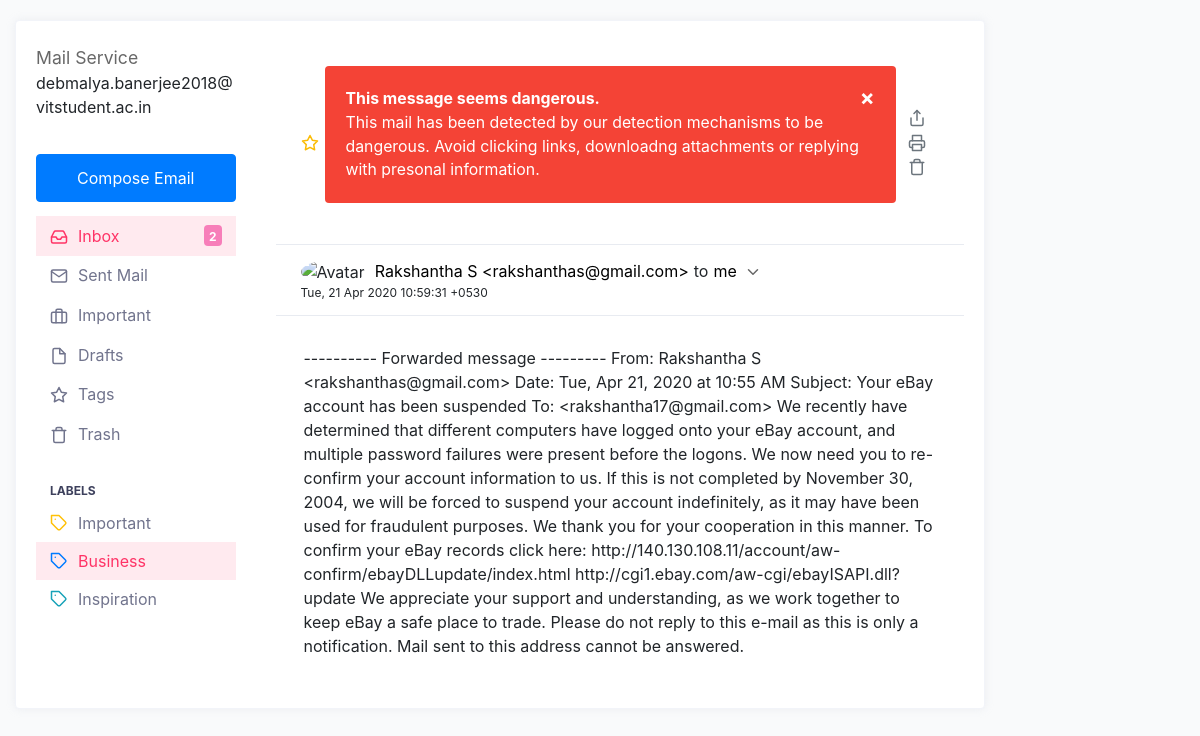
The app's page /read_email/11 with its own data.
### tables this page shows
CREATE TABLE EMAIL
         (SL_NO INTEGER PRIMARY KEY AUTOINCREMENT,SENDER CHAR(50) NOT NULL,SUBJECT TEXT NOT NULL,DATE Text NOT NULL,MESSAGE_BODY TEXT,PHISHING INT, TEXT_PHISHING INT,URL_PHISHING INT);

### front_end.py (the view)
@app.route('/read_email/<int:id>')
def read_email(id):
    con = sql.connect("D:/Projects/Phishing-email-detection/Flask_Application/email_db.db")
    con.row_factory = sql.Row
    cur = con.cursor()
    cur.execute("select * from EMAIL where SL_NO = ?",(id,))
    rows = cur.fetchone()
    return render_template("read_email.html",rows = rows)

### templates/read_email.html (shortened to what this page needs)
<!DOCTYPE html>
<html lang="en">
<head>
    <link href="http://netdna.bootstrapcdn.com/bootstrap/4.4.1/css/bootstrap.min.css" rel="stylesheet">
</head>
<body>
<div class="col-md-10">
<div class="row inbox-wrapper">
    <div class="col-lg-12">
      <div class="card">
        <div class="card-body">
          <div class="row">
            <div class="col-lg-3 email-aside border-lg-right">
              <div class="aside-content">
                <div class="aside-header">
                  <span class="title">Mail Service</span>
                  <p class="description">debmalya.banerjee2018@vitstudent.ac.in</p>
                </div>
                <div class="aside-compose"><a class="btn btn-primary btn-block" href="../../../demo_1/pages/email/compose.html">Compose Email</a></div>
                <div class="aside-nav collapse">
                  <ul class="nav">
                    <li class="active"><a href="/"><span class="icon"></span>Inbox<span class="badge badge-danger-muted text-white font-weight-bold float-right">2</span></a></li>
                    <li><a href="#"><span class="icon"></span>Sent Mail</a></li>
                    <li><a href="#"><span class="icon"></span>Important<span class="badge badge-info-muted text-white font-weight-bold float-right"></span></a></li>
                    <li><a href="#"><span class="icon"></span>Drafts</a></li>
                    <li><a href="#"><span class="icon"></span>Tags</a></li>
                    <li><a href="#"><span class="icon"></span>Trash</a></li>
                  </ul>
                  <span class="title">Labels</span>
                  <ul class="nav nav-pills nav-stacked">
                    <li>
                      <a href="#"> Important </a>
                    </li>
                    <li class="active"><a href="#">
                      Business </a>
                    </li>
                    <li>
                      <a href="#"> Inspiration </a>
                    </li>
                  </ul>
                </div>
              </div>
            </div>
            <div class="col-lg-9 email-content">
              <div class="email-head">
                <div class="email-head-subject">
                  <div class="title d-flex align-items-center justify-content-between">
                    <div class="d-flex align-items-center">
                      <a class="active" href="#"><span class="icon"></span></a>
                    </div>
			{% if rows[5] == 1%}
					<div class="alert">
  <span class="closebtn" onclick="this.parentElement.style.display='none';">&times;</span>
  <strong>This message seems dangerous.</strong><br> This mail has been detected by our detection mechanisms to be dangerous. Avoid clicking links, downloadng attachments or replying with presonal information.
</div>
            {% endif %}
                    <div class="icons">
                      <a href="#" class="icon"></a>
                      <a href="#" class="icon"></a>
                      <a href="#" class="icon">
                      </a>
                    </div>
                  </div>
                </div>
                <div class="email-head-sender d-flex align-items-center justify-content-between flex-wrap">
                  <div class="d-flex align-items-center">
                    <div class="avatar">
                      <img src="https://bootdey.com/img/Content/avatar/avatar1.png" alt="Avatar" class="rounded-circle user-avatar-md">
                    </div>
                    <div class="sender d-flex align-items-center">
                      <a href="#">{{rows[1]}}</a> <span>to</span><a href="#">me</a>
                      <div class="actions dropdown">
                        <a class="icon" href="#" data-toggle="dropdown"><svg xmlns="http://www.w3.org/2000/svg" width="24" height="24" viewBox="0 0 24 24" fill="none" stroke="currentColor" stroke-width="2" stroke-linecap="round" stroke-linejoin="round" class="feather feather-chevron-down"><polyline points="6 9 12 15 18 9"></polyline></svg></a>
                      </div>
                    </div>
                  </div>
                  <div class="date">{{rows[3]}}</div>
                </div>
              </div>
               <div class="email-body">{{rows[4]}}
                </div>
</body>
</html>

### templates/read_email.html (style rules this page uses)
body { background-color: #f9fafb; margin-top:20px; }
@media (min-width: 992px) { .inbox-wrapper .email-aside .aside-content { padding-right: 10px; } }
.inbox-wrapper .email-aside .aside-content .aside-header { padding: 0 0 5px; position: relative; }
.inbox-wrapper .email-aside .aside-content .aside-header .title { display: block; margin: 3px 0 0; font-size: 1.1rem; line-height: 27px; color: #686868; }
.inbox-wrapper .email-aside .aside-content .aside-compose { text-align: center; padding: 14px 0; }
.inbox-wrapper .email-aside .aside-content .aside-compose .btn, .inbox-wrapper .email-aside .aside-content .aside-compose .fc .fc-button, .fc .inbox-wrapper .email-aside .aside-content .aside-compose .fc-button, .inbox-wrapper .email-aside .aside-content .aside-compose .swal2-modal .swal2-actions button, .swal2-modal .swal2-actions .inbox-wrapper .email-aside .aside-content .aside-compose button, .inbox-wrapper .email-aside .aside-content .aside-compose .wizard > .actions a, .wizard > .actions .inbox-wrapper .email-aside .aside-content .aside-compose a { padding: 11px; }
.inbox-wrapper .email-aside .aside-content .aside-nav { visibility: visible; padding: 0 0; }
.inbox-wrapper .email-aside .aside-content .aside-nav.collapse { display: block; }
.inbox-wrapper .email-aside .aside-content .aside-nav .title { display: block; color: #3d405c; font-size: 12px; font-weight: 700; text-transform: uppercase; margin: 20px 0 0; padding: 8px 14px 4px; }
.inbox-wrapper .email-aside .aside-content .aside-nav .nav li { width: 100%; }
.inbox-wrapper .email-aside .aside-content .aside-nav .nav li a { display: -webkit-flex; display: flex; -webkit-align-items: center; align-items: center; position: relative; color: #71748d; padding: 7px 14px; }
.inbox-wrapper .email-aside .aside-content .aside-nav .nav li a .icon svg { width: 18px; margin-right: 10px; }
.inbox-wrapper .email-aside .aside-content .aside-nav .nav li a .badge { margin-left: auto; }
.inbox-wrapper .email-aside .aside-content .aside-nav .nav li a svg { width: 18px; margin-right: 10px; }
.inbox-wrapper .email-aside .aside-content .aside-nav .nav li.active a { color: #ff3366; background: rgba(255, 51, 102, 0.1); }
.inbox-wrapper .email-aside .aside-content .aside-nav .nav li.active a .icon { color: #ff3366; }
.email-head { background-color: transparent; }
.email-head-subject { padding: 25px 25px; border-bottom: 1px solid #e8ebf1; }
.email-head-subject .title { display: block; font-size: .99rem; }
.email-head-subject .title a.active .icon { color: #fbbc06; }
.email-head-subject .title a .icon { color: silver; margin-right: 6px; }
.email-head-subject .title a .icon svg { width: 18px; }
.email-head-subject .icons { font-size: 14px; float: right; }
.email-head-subject .icons .icon { color: #000; margin-left: 12px; }
.email-head-subject .icons .icon svg { width: 18px; }
.email-head-sender { padding: 13px 25px; }
.email-head-sender .avatar { float: left; margin-right: 10px; }
.email-head-sender .date { float: right; font-size: 12px; }
.email-head-sender .avatar img { width: 36px; }
.email-head-sender .sender > a { color: #000; }
.email-head-sender .sender span { margin-right: 5px; margin-left: 5px; }
.email-head-sender .sender .actions { display: inline-block; position: relative; }
.email-head-sender .sender .actions .icon { color: #686868; margin-left: 7px; }
.email-head-sender .sender .actions .icon svg { width: 18px; }
.email-body { background-color: transparent; border-top: 1px solid #e8ebf1; padding: 30px 28px; }
.card { box-shadow: 0 0 10px 0 rgba(183, 192, 206, 0.2); -webkit-box-shadow: 0 0 10px 0 rgba(183, 192, 206, 0.2); -moz-box-shadow: 0 0 10px 0 rgba(183, 192, 206, 0.2); -ms-box-shadow: 0 0 10px 0 rgba(183, 192, 206, 0.2); }
.card { position: relative; display: flex; flex-direction: column; min-width: 0; word-wrap: break-word; background-color: #fff; background-clip: border-box; border: 1px solid #f2f4f9; border-radius: 0.25rem; }
.badge { padding: 6px 5px 3px; }
.text-white { color: #ffffff !important; }
.font-weight-bold { font-weight: 700 !important; }
.float-right { float: right !important; }
.badge-danger-muted { color: #212529; background-color: #f77eb9; }
.alert { padding: 20px; background-color: #f44336; color: white; }
.closebtn { margin-left: 15px; color: white; font-weight: bold; float: right; font-size: 22px; line-height: 20px; cursor: pointer; transition: 0.3s; }

### records on screen
EMAIL: SENDER "Rakshantha S <rakshanthas@gmail.com>", DATE "Tue, 21 Apr 2020 10:59:31 +0530", MESSAGE_BODY "---------- Forwarded message --------- From: Rakshantha S <rakshanthas@gmail.com> Date: Tue, Apr 21, 2020 at 10:55 AM Subject: Your eBay account has been suspended To: <rakshantha17@gmail.com> We recently have determined that different computers have logged onto your eBay account, and multiple password failures were present before the logons. We now need you to re-confirm your account information to us. If this is not completed by November 30, 2004, we will be forced to suspend your account indefinitely, as it may have been used for fraudulent purposes. We thank you for your cooperation in this manner. To confirm your eBay records click here:…"
